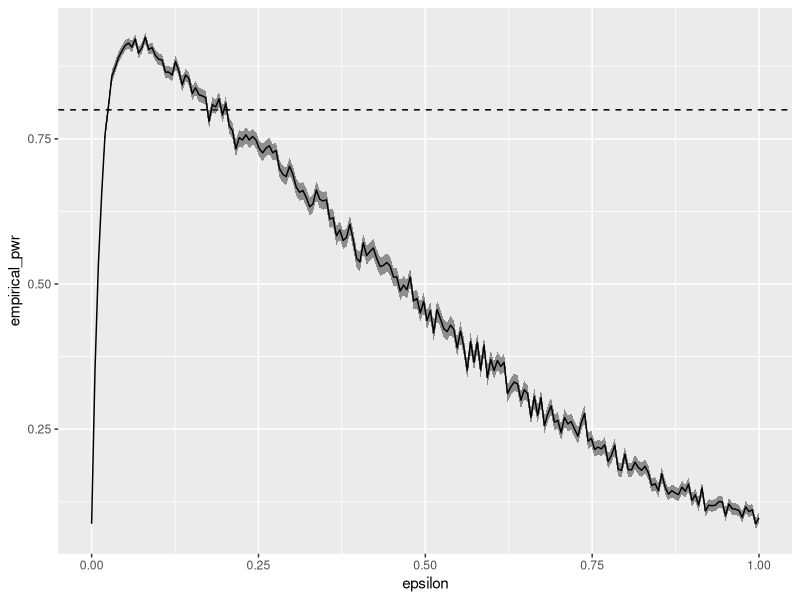
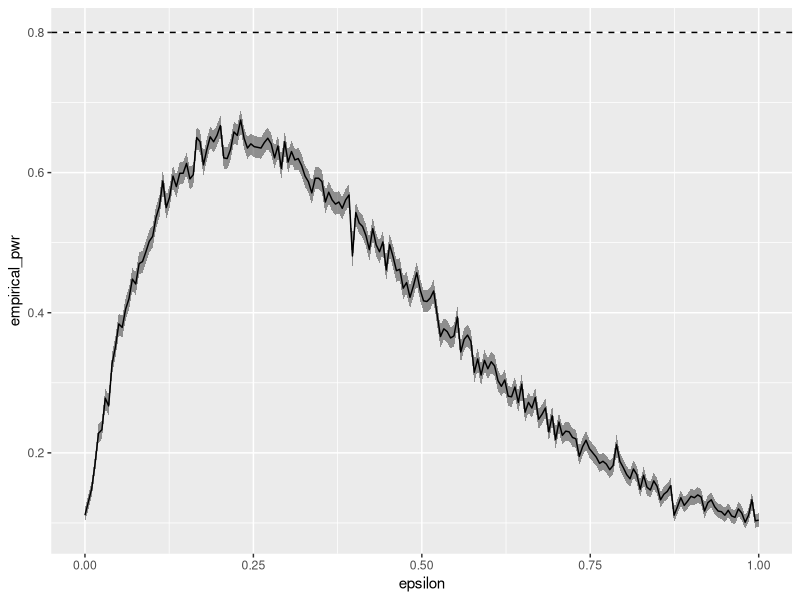

Generate these figures, in order, with R:
library(tidyverse)
set.seed(400)

## Your turn
r_noisy_normal <- function(n, epsilon) {
  z <- rbinom(n, 1, 1 - epsilon)
  z*rnorm(n, 0, 1) + (1 - z)*rnorm(n, 0, 10)
}


## ------------------------------------------------------------------------
# skewness statistic function
skew <- function(x) {
  xbar <- mean(x)
  num <- mean((x - xbar)^3)
  denom <- mean((x - xbar)^2)
  num/denom^1.5
}

# setup for MC
alpha <- .1
n <- 100
m <- 1000
epsilon <- seq(0, 1, length.out = 200)
var_sqrt_b1 <- 6*(n - 2)/((n + 1)*(n + 3)) # adjusted variance for skewness test
crit_val <- qnorm(1 - alpha/2, 0, sqrt(var_sqrt_b1)) #crit value for the test
empirical_pwr <- rep(NA, length(epsilon)) #storage

# estimate power for each value of epsilon
for(j in 1:length(epsilon)) {
  # perform MC to estimate empirical power
  ## Your turn
  
  y <- rep(NA, m)
  for(i in seq_len(m)) {
    x <- r_noisy_normal(n, epsilon[j]) # 1. generate data
    t_star <- skew(x) # 2. compute the statistic
    y[i] <- abs(t_star) > crit_val # 3. perform the test
  }
  empirical_pwr[j] <- mean(y)
  
}

## store empirical se 
empirical_se <- sqrt(empirical_pwr * (1 - empirical_pwr) / m)

## plot results -- 
## x axis = epsilon values
## y axis = empirical power
## use lines + add band of estimate +/- se
ggplot() +
  geom_hline(aes(yintercept = 0.8), lty = 2) +
  geom_ribbon(aes(x = epsilon, ymin = empirical_pwr - empirical_se, ymax = empirical_pwr + empirical_se), alpha = .5) +
  geom_line(aes(epsilon, empirical_pwr))

## n = 10
n <- 10
m <- 1000
epsilon <- seq(0, 1, length.out = 200)
var_sqrt_b1 <- 6*(n - 2)/((n + 1)*(n + 3)) # adjusted variance for skewness test
crit_val <- qnorm(1 - alpha/2, 0, sqrt(var_sqrt_b1)) #crit value for the test
empirical_pwr <- rep(NA, length(epsilon)) #storage

# estimate power for each value of epsilon
for(j in 1:length(epsilon)) {
  # perform MC to estimate empirical power
  ## Your turn
  
  y <- rep(NA, m)
  for(i in seq_len(m)) {
    x <- r_noisy_normal(n, epsilon[j]) # 1. generate data
    t_star <- skew(x) # 2. compute the statistic
    y[i] <- abs(t_star) > crit_val # 3. perform the test
  }
  empirical_pwr[j] <- mean(y)
  
}

## store empirical se 
empirical_se <- sqrt(empirical_pwr * (1 - empirical_pwr) / m)

## plot results -- 
## x axis = epsilon values
## y axis = empirical power
## use lines + add band of estimate +/- se
ggplot() +
  geom_hline(aes(yintercept = 0.8), lty = 2) +
  geom_ribbon(aes(x = epsilon, ymin = empirical_pwr - empirical_se, ymax = empirical_pwr + empirical_se), alpha = .5) +
  geom_line(aes(epsilon, empirical_pwr))
